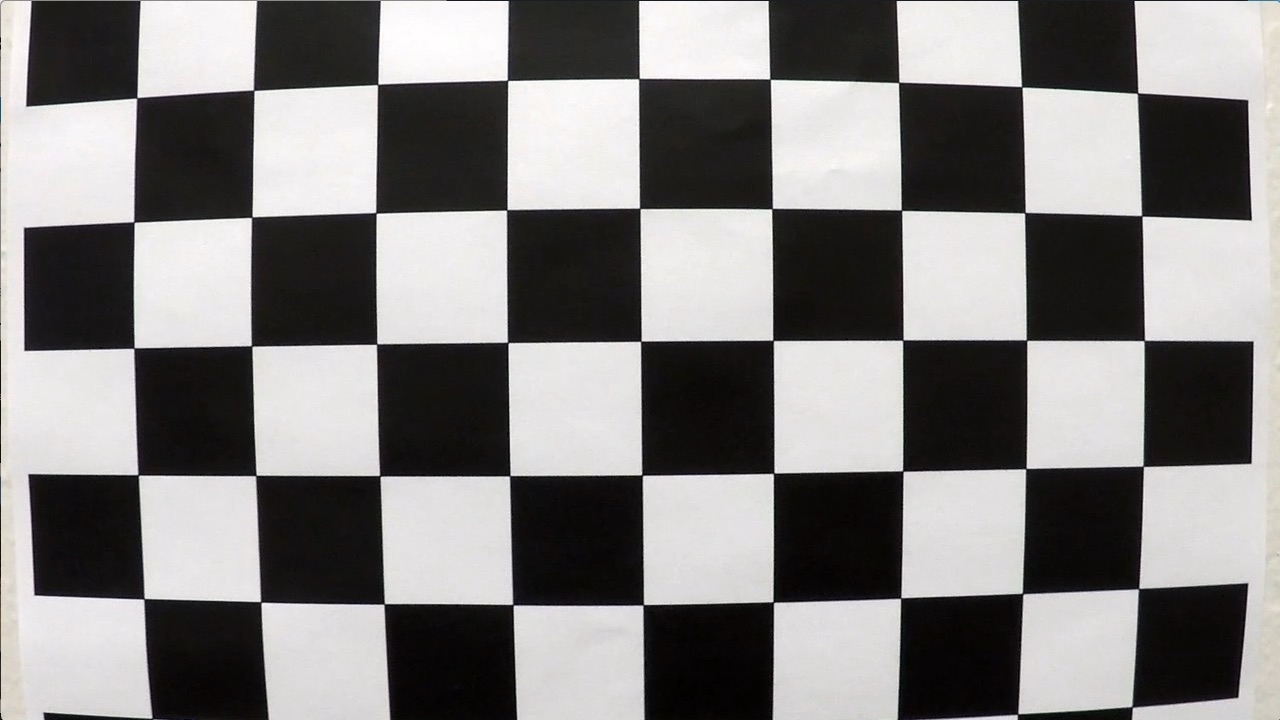
#> input picture camera_cal/calibration1.jpg, 1280 x 720 px; its folder holds 4 pictures in this run
$ python lane_find.py   (older library calls are emulated)
#> lines starting #> are read from the running program, lines starting #| are printed output that depends on the picture; after the words box and inside, x2 and y2 are one past the last pixel; in counts of white or black regions, pixels touching at a corner belong together
import numpy as np
import cv2
import glob
import matplotlib.pyplot as plt
from moviepy.editor import VideoFileClip

class LaneFinder:
    """After calibrating, finds and highlights the lane in images and videos"""


    def __init__(self, calibration_glob, nx, ny, visualization=False):

        # Init by calibrating the camera
#> called with calibration_glob = 'camera_cal/calibration*.jpg', nx = 9, ny = 6, visualization = False
        print("Calibrating camera...")

        # Create placeholder arrays for appending to
        objp = []
        imgp = []

        # Find the calibration pictures
        cals = glob.glob(calibration_glob)

        for fname in cals:

            # Read in each image
            img = cv2.imread(fname)
#> img is the input picture: shape (720, 1280, 3); mean B, G, R 127.8, 128.4, 130.1

            # Convert to grayscale
            gray = cv2.cvtColor(img, cv2.COLOR_BGR2GRAY)

            # Try and find the chessboard corners
            ret, corners = cv2.findChessboardCorners(gray, (nx, ny), True)
#> ret = False; corners = None

            # If corners we found for this image...
            if ret is True:

                # Initialize the object points
                imobjp = np.zeros((nx*ny, 3), np.float32)
                imobjp[:, :2] = np.mgrid[0:nx, 0:ny].T.reshape(-1, 2)

                # Append each set of points to the corresponding set
                objp.append(imobjp)
                imgp.append(corners)

            else:
                print("Couldn't find corners for {}".format(fname))

        # Save the camera calibrations
        self.ret, self.mtx, self.dist, self.rvecs, self.tvecs = \
            cv2.calibrateCamera(objp, imgp, gray.shape[::-1], None, None)

        # Define and save the top down transforms
        sourcepoints = np.float32([[int(img.shape[1]*217/384), int(img.shape[0]*28/44)],
                                   [int(img.shape[1]), int(img.shape[0])],
                                   [0, int(img.shape[0])],
                                   [int(img.shape[1]*167/384), int(img.shape[0]*28/44)]])
        destinationpoints = np.float32([[img.shape[1], 0],
                                        [img.shape[1], img.shape[0]],
                                        [0, img.shape[0]],
                                        [0, 0]])
        self.M = cv2.getPerspectiveTransform(sourcepoints, destinationpoints)
        self.Minv = cv2.getPerspectiveTransform(destinationpoints, sourcepoints)
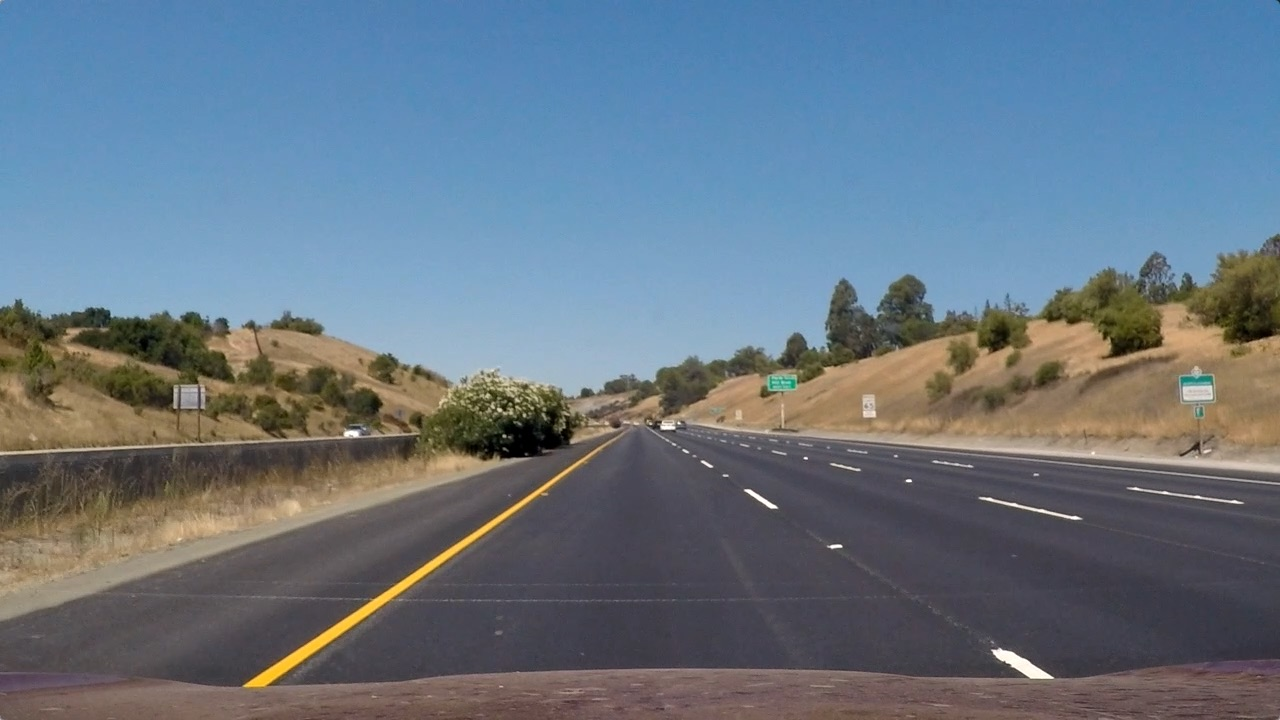
#> input picture test_images/straight_lines1.jpg, 1280 x 720 px
#> in process_image, image is the input picture: shape (720, 1280, 3); mean B, G, R 131.2, 117.7, 103.2

        # Create a placeholder for past line fits
        self.past_fits = None

        if visualization is True:

            # Transform the last calibration image for a dummy check / visualization
            cimg = cv2.undistort(img, self.mtx, self.dist, None, self.mtx)
            fig = plt.figure(figsize=(10, 3))
            a = fig.add_subplot(1, 2, 1)
            imgplot = plt.imshow(img)
            a.set_title('Original')
            a = fig.add_subplot(1, 2, 2)
            imgplot = plt.imshow(cimg)
            a.set_title('Undistorted')
            plt.savefig(fname.replace("camera_cal/", "output_images/corrected_"))
            plt.clf()


    def color_threshold(self, image, visualization=False):

        # Convert to HLS color space and separate the S channel
#> called with visualization = False
        hls = cv2.cvtColor(image, cv2.COLOR_RGB2HLS)
#> hls: shape (720, 1280, 3); mean of channels 0, 1, 2 73.7, 117.2, 66.6
        s_channel = hls[:, :, 2]

        # Convert to HSV to separate out the desired colors
        hsv = cv2.cvtColor(image, cv2.COLOR_RGB2HSV)
#> hsv: shape (720, 1280, 3); mean H, S, V 73.7, 83.6, 143.3

        # Prep yellow mask
        yellow_min = np.array([20, 0, 0])
        yellow_max = np.array([60, 255, 255])
        yellow_mask = cv2.inRange(hsv, yellow_min, yellow_max)
#> yellow_mask: shape (720, 1280); 0.89% white; 53 white regions (33 under 20 px), largest, box (x1, y1, x2, y2) and area: (635, 274, 956, 384) 2684, (0, 302, 178, 325) 1234, (427, 368, 634, 397) 865

        # Prep white mask
        white_min = np.array([0, 0, 220])
        white_max = np.array([255, 80, 255])
        white_mask = cv2.inRange(hsv, white_min, white_max)
#> white_mask: shape (720, 1280); 0.15% white; 42 white regions (33 under 20 px), largest, box (x1, y1, x2, y2) and area: (1000, 659, 1066, 693) 706, (745, 490, 777, 509) 124, (1031, 511, 1089, 524) 93

        # Combine the masks
        color_mask = np.array((white_mask+yellow_mask)>0)
#> color_mask: shape (720, 1280) bool; 1% white; 89 white regions (60 under 20 px), largest, box (x1, y1, x2, y2) and area: (635, 274, 956, 384) 2684, (0, 302, 178, 325) 1234, (427, 368, 634, 397) 867

        # Prepare a grayscale image and mask it
        masked_gray = cv2.cvtColor(image, cv2.COLOR_RGB2GRAY) * color_mask

        # Sobel x
        sobelx = cv2.Sobel(masked_gray, cv2.CV_64F, 1, 0)  # Take the derivative in x
        abs_sobelx = np.absolute(sobelx)  # Absolute x derivative to accentuate lines away from horizontal
        scaled_sobel = np.uint8(255 * abs_sobelx / np.max(abs_sobelx))

        # Threshold x gradient
        bottom_half_scaled_sobel = scaled_sobel[int(scaled_sobel.shape[0] / 2):, :]
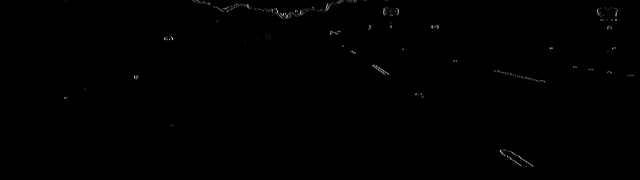
#> bottom_half_scaled_sobel: shape (360, 1280) (shown at 1/2 size); min 0, max 255, mean 0.6
        thresh_min = np.mean(bottom_half_scaled_sobel)+np.std(bottom_half_scaled_sobel)*3.4
#> thresh_min = 27.58
        thresh_max = 255
        # print("Sorbel threshold: min - ", thresh_min, "max - ", thresh_max)
        sxbinary = np.zeros_like(scaled_sobel)
        sxbinary[(scaled_sobel >= thresh_min) & (scaled_sobel <= thresh_max)] = 1

        # Threshold color channel
        bottom_half_s_channel = s_channel[int(s_channel.shape[0] / 2):, :]
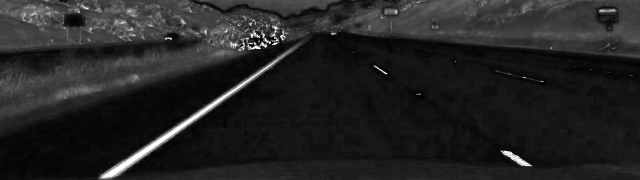
#> bottom_half_s_channel: shape (360, 1280) (shown at 1/2 size); min 0, max 255, mean 35.8
        s_thresh_min = np.mean(bottom_half_s_channel)+np.std(bottom_half_s_channel)*3.4
#> s_thresh_min = 150.1
        s_thresh_max = 255
        # print("S Channel threshold: min - ", s_thresh_min, "max - ", s_thresh_max)
        s_binary = np.zeros_like(s_channel)
        s_binary[(s_channel >= s_thresh_min) & (s_channel <= s_thresh_max)] = 1

        # Stack each channel to view their individual contributions in green and blue respectively
        # This returns a stack of the two binary images, whose components you can see as different colors
        color_binary = np.dstack((np.zeros_like(sxbinary), sxbinary, s_binary))

        # Combine the two binary thresholds
        combined_binary = np.zeros_like(sxbinary)
        combined_binary[(s_binary == 1) | (sxbinary == 1)] = 1

        if visualization is True:

        # Plotting thresholded images
            f, (ax1, ax2) = plt.subplots(1, 2, figsize=(10, 3))
            ax1.set_title('Stacked thresholds')
            ax1.imshow(color_binary*255)

            ax2.set_title('Combined S channel and gradient thresholds')
            ax2.imshow(combined_binary, cmap='gray')
            plt.savefig("output_images/color_threshold.jpg")
            plt.clf()

        return combined_binary


    def undistort(self, image, visualization=False):

        # Undistort the image
        image = cv2.undistort(image, self.mtx, self.dist, None, self.mtx)

        if visualization is True:
            cv2.imwrite("output_images/undistorted.jpg", image)

        return image


    def top_down_perspective_transform(self, image):

        # Transform the input image to a top-down view
        warped = cv2.warpPerspective(image, self.M, (image.shape[1], image.shape[0]), flags=cv2.INTER_LINEAR)
#> warped: shape (720, 1280); values 0 (black) and 1 (white), 2.5% white; 29 white regions (22 under 20 px), largest, box (x1, y1, x2, y2) and area: (187, 68, 233, 719) 13238, (1054, 50, 1115, 162) 4532, (1067, 362, 1119, 470) 4240

        return warped


    def inverse_top_down_perspective_transform(self, image, visualization=False):

        # Transform the input image to a top-down view
        warped = cv2.warpPerspective(image, self.Minv, (image.shape[1], image.shape[0]), flags=cv2.INTER_LINEAR)

        return warped


    def histogram_fit(self, image, visualisation=True):

        # Take a histogram of the bottom half of the image
#> called with visualisation = True
        histogram = np.sum(image[int(image.shape[0] / 2):, :], axis=0)
#> histogram = 1280 values, max 359 at index 213, min 0 at index 0, mean 10.64

        # Create an output image to draw on and  visualize the result
        out_img = np.dstack((image, image, image)) * 255

        # Find the peak of the left and right halves of the histogram
        midpoint = np.int(histogram.shape[0] / 2)
        leftx_base = np.argmax(histogram[:midpoint])
#> leftx_base = 213
        rightx_base = np.argmax(histogram[midpoint:]) + midpoint
#> rightx_base = 1097

        # Choose the number of sliding windows
        nwindows = 9

        # Set height of windows
        window_height = np.int(image.shape[0] / nwindows)

        # Identify the x and y positions of all nonzero pixels in the image
        nonzero = image.nonzero()
#> nonzero = 22791 positions, rows 50 to 718, columns 171 to 1120
        nonzeroy = np.array(nonzero[0])
        nonzerox = np.array(nonzero[1])

        # Current positions to be updated for each window
        leftx_current = leftx_base
#> leftx_current = 213
        rightx_current = rightx_base
#> rightx_current = 1097

        # Set the width of the windows +/- margin
        margin = 100

        # Set minimum number of pixels found to recenter window
        minpix = 50

        # Create empty lists to receive left and right lane pixel indices
        left_lane_inds = []
        right_lane_inds = []

        # Step through the windows one by one
        for window in range(nwindows):

            # Identify window boundaries in x and y (and right and left)
            win_y_low = image.shape[0] - (window + 1) * window_height
            win_y_high = image.shape[0] - window * window_height
            win_xleft_low = leftx_current - margin
            win_xleft_high = leftx_current + margin
            win_xright_low = rightx_current - margin
            win_xright_high = rightx_current + margin

            # Draw the windows on the visualization image
            cv2.rectangle(out_img, (win_xleft_low, win_y_low), (win_xleft_high, win_y_high), (0, 255, 0), 2)
            cv2.rectangle(out_img, (win_xright_low, win_y_low), (win_xright_high, win_y_high), (0, 255, 0), 2)

            # Identify the nonzero pixels in x and y within the window
            good_left_inds = ((nonzeroy >= win_y_low) & (nonzeroy < win_y_high) & (nonzerox >= win_xleft_low) & (
            nonzerox < win_xleft_high)).nonzero()[0]
            good_right_inds = ((nonzeroy >= win_y_low) & (nonzeroy < win_y_high) & (nonzerox >= win_xright_low) & (
            nonzerox < win_xright_high)).nonzero()[0]

            # Append these indices to the lists
            left_lane_inds.append(good_left_inds)
            right_lane_inds.append(good_right_inds)

            # If you found > minpix pixels, recenter next window on their mean position
            if len(good_left_inds) > minpix:
                leftx_current = np.int(np.mean(nonzerox[good_left_inds]))
            if len(good_right_inds) > minpix:
                rightx_current = np.int(np.mean(nonzerox[good_right_inds]))
#> this loop made 9 passes
#> (win_xleft_low, win_xleft_high, win_xright_low, win_xright_high, leftx_current, rightx_current) on passes 1, 2, 4, 5, 8, 9: (113, 313, 997, 1197, 207, 1097), (107, 307, 997, 1197, 211, 1098), (114, 314, 998, 1198, 217, 1091), (117, 317, 991, 1191, 217, 1093), (115, 315, 993, 1193, 215, 1081), (115, 315, 981, 1181, 214, 1089)
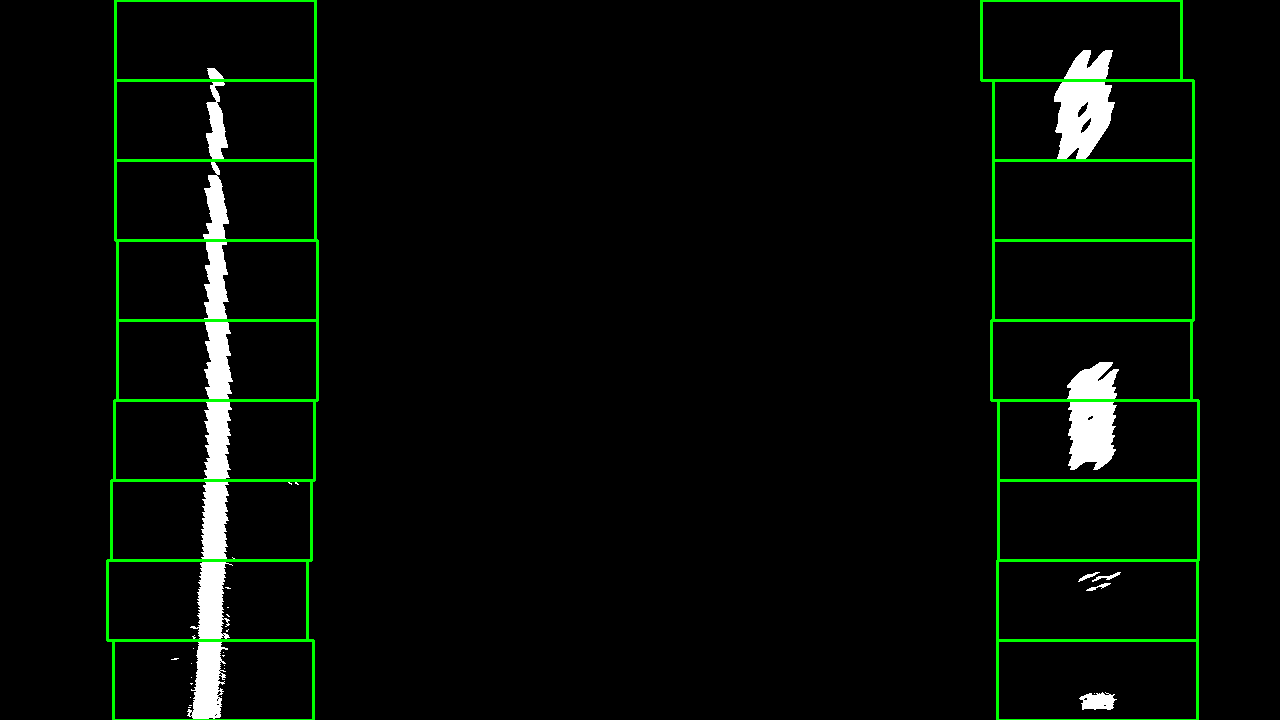
#> out_img: shape (720, 1280, 3); mean of channels 0, 1, 2 6.1, 11.4, 6.1; drawn as B, G, R
#> after the loop, left_lane_inds = 9 items; right_lane_inds = 9 items

        # Concatenate the arrays of indices
        left_lane_inds = np.concatenate(left_lane_inds)
#> left_lane_inds = 13316 values, max 22790 at index 2077, min 498 at index 13175, mean 13474
        right_lane_inds = np.concatenate(right_lane_inds)
#> right_lane_inds = 9475 values, max 22526 at index 483, min 0 at index 8484, mean 8473.2

        # Extract left and right line pixel positions
        leftx = nonzerox[left_lane_inds]
#> leftx = 13316 values, max 298 at index 4237, min 171 at index 468, mean 214
        lefty = nonzeroy[left_lane_inds]
#> lefty = 13316 values, max 718 at index 2060, min 68 at index 13175, mean 436.7
        rightx = nonzerox[right_lane_inds]
#> rightx = 9475 values, max 1120 at index 492, min 1054 at index 5779, mean 1088.3
        righty = nonzeroy[right_lane_inds]
#> righty = 9475 values, max 709 at index 476, min 50 at index 8484, mean 285.5

        # Fit a second order polynomial to each
        left_fit = np.polyfit(lefty, leftx, 2)
#> left_fit = [-7.52e-05, 0.048, 209.8]
        right_fit = np.polyfit(righty, rightx, 2)
#> right_fit = [9.99e-06, 0.0174, 1082.2]

        if visualisation is True:

            # Generate x and y values for plotting
            ploty = np.linspace(0, image.shape[0] - 1, image.shape[0])
            left_fitx = left_fit[0] * ploty ** 2 + left_fit[1] * ploty + left_fit[2]
#> left_fitx = 720 values, max 217.5 at index 319, min 205.4 at index 719, mean 214.1
            right_fitx = right_fit[0] * ploty ** 2 + right_fit[1] * ploty + right_fit[2]
#> right_fitx = 720 values from 1082.2 to 1099.8

            out_img[nonzeroy[left_lane_inds], nonzerox[left_lane_inds]] = [255, 0, 0]
            out_img[nonzeroy[right_lane_inds], nonzerox[right_lane_inds]] = [0, 0, 255]
            plt.imshow(out_img)
            plt.plot(left_fitx, ploty, color='yellow')
            plt.plot(right_fitx, ploty, color='yellow')
            plt.xlim(0, 1280)
            plt.ylim(720, 0)
            plt.savefig("output_images/histogram_fit.jpg")
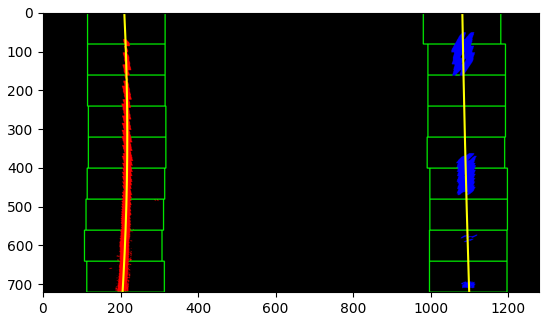
#> figure drawn by matplotlib, 1 panel
            plt.clf()

        return left_fit, leftx, lefty, right_fit, rightx, righty


    # [65 lines left out: function margin_fit, not called in this run]


    def format_lines(self, image, left_fit, right_fit):

        # Fit the line coeficients to lines
        ploty = np.linspace(0, image.shape[0] - 1, image.shape[0])
        left_fitx = left_fit[0] * ploty ** 2 + left_fit[1] * ploty + left_fit[2]
        right_fitx = right_fit[0] * ploty ** 2 + right_fit[1] * ploty + right_fit[2]

        return ploty, left_fitx, right_fitx


    def draw_lane(self, warped, image, ploty, left_fitx, right_fitx, leftx, lefty, rightx, righty):

        # Create an image to draw the lines on
        warp_zero = np.zeros_like(warped).astype(np.uint8)
        color_warp = np.dstack((warp_zero, warp_zero, warp_zero))
        color_warp2 = color_warp.copy()

        # Recast the x and y points into usable format for cv2.fillPoly()
        pts_left = np.array([np.transpose(np.vstack([left_fitx, ploty]))])
        pts_right = np.array([np.flipud(np.transpose(np.vstack([right_fitx, ploty])))])
        pts = np.hstack((pts_left, pts_right))

        # Draw the lane onto the warped blank image
        cv2.fillPoly(color_warp, np.int_([pts]), (0, 255, 0))
#> (the rest of the program and of its run is left out)
